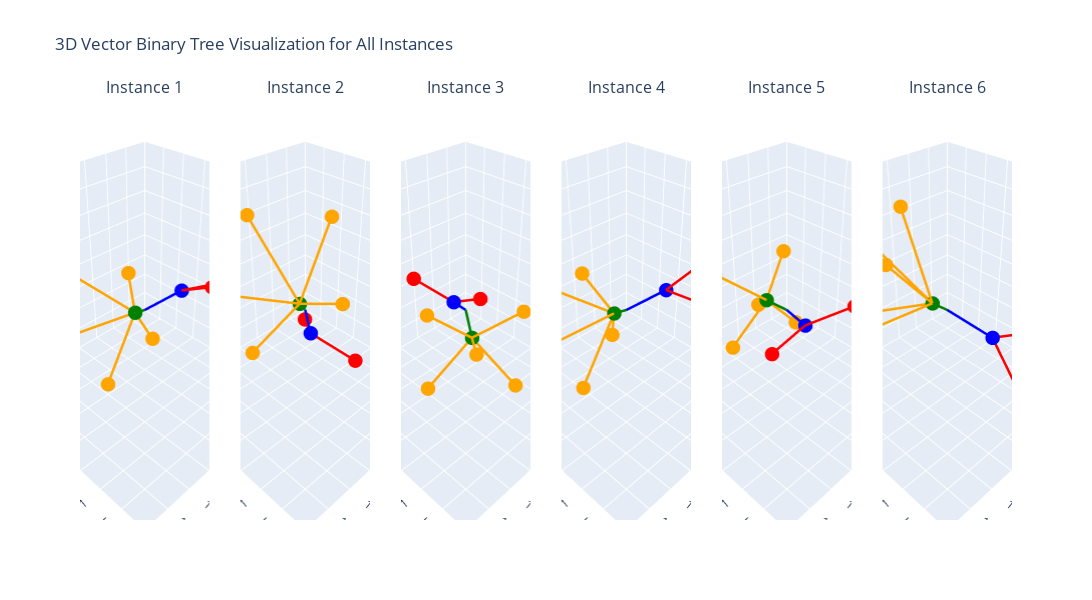

Here is the notebook cell this chart was saved with:
### Code cell
import plotly.graph_objs as go
from plotly.subplots import make_subplots
import numpy as np

W_3d_np = model_unique_3_5_level.W.detach().cpu().numpy()
tree_list = unique_tree.to_list()

# Create a figure with subplots
fig = make_subplots(rows=1, cols=6, specs=[[{'type': 'scene'}]*6],
                    subplot_titles=[f'Instance {i+1}' for i in range(6)])

# Define colors for each level of the tree
colors = ['blue', 'green', 'red', 'orange']

# Function to add a vector to the plot
def add_vector(fig, row, col, start, end, name, color):
    fig.add_trace(go.Scatter3d(
        x=[start[0], end[0]],
        y=[start[1], end[1]],
        z=[start[2], end[2]],
        mode='lines',
        name=name,
        line=dict(width=5, color=color)
    ), row=row, col=col)
    fig.add_trace(go.Scatter3d(
        x=[end[0]],
        y=[end[1]],
        z=[end[2]],
        mode='markers',
        name=f'{name} end',
        marker=dict(size=5, color=color)
    ), row=row, col=col)

# Plot for each instance
for instance in range(6):
    # Plot level 1 (parent nodes)
    for i in ["0", "1"]:
        start = np.zeros(3)
        end = W_3d_np[instance, :, tree_list.index(i)]
        add_vector(fig, 1, instance+1, start, end, f'Vector {i}', colors[int(i)])

    # Plot level 2 (children of node 0)
    parent = W_3d_np[instance, :, tree_list.index("0")]
    for i in ["0.0", "0.1"]:
        start = parent
        end = parent + W_3d_np[instance, :, tree_list.index(i)]
        add_vector(fig, 1, instance+1, start, end, f'Vector {i}', colors[2])

    # Plot level 3 (children of node 1)
    parent = W_3d_np[instance, :, tree_list.index("1")]
    for i in ["1.0", "1.1", "1.2", "1.3", "1.4"]:
        start = parent
        end = parent + W_3d_np[instance, :, tree_list.index(i)]
        add_vector(fig, 1, instance+1, start, end, f'Vector {i}', colors[3])

    # Set layout for each subplot
    fig.update_scenes(
        xaxis_range=[-2, 2], yaxis_range=[-2, 2], zaxis_range=[-2, 2],
        aspectmode='cube',
        xaxis_title='X', yaxis_title='Y', zaxis_title='Z',
        row=1, col=instance+1
    )

# Update overall layout
fig.update_layout(
    title='3D Vector Binary Tree Visualization for All Instances',
    height=600, width=3600,  # Increased width to accommodate all plots
    showlegend=False,  # Hide legend to save space
)

# Show the plot
fig.show()

### Figure 1 — Plotly figure (JSON) as saved in the notebook; plotly's stock layout.template omitted (floating-point values rounded to 4 significant figures)
{"data": [{"line": {"color": "blue", "width": 5}, "mode": "lines", "name": "Vector 0", "scene": "scene", "type": "scatter3d", "x": [0, -0.1527], "y": [0, 0.664], "z": [0, 0.6323]}, {"marker": {"color": "blue", "size": 5}, "mode": "markers", "name": "Vector 0 end", "scene": "scene", "type": "scatter3d", "x": [-0.1527], "y": [0.664], "z": [0.6323]}, {"line": {"color": "green", "width": 5}, "mode": "lines", "name": "Vector 1", "scene": "scene", "type": "scatter3d", "x": [0, 0.0007296], "y": [0, -0.2392], "z": [0, -0.1756]}, {"marker": {"color": "green", "size": 5}, "mode": "markers", "name": "Vector 1 end", "scene": "scene", "type": "scatter3d", "x": [0.0007296], "y": [-0.2392], "z": [-0.1756]}, {"line": {"color": "red", "width": 5}, "mode": "lines", "name": "Vector 0.0", "scene": "scene", "type": "scatter3d", "x": [-0.1527, -0.9987], "y": [0.664, 1.671], "z": [0.6323, 1.015]}, {"marker": {"color": "red", "size": 5}, "mode": "markers", "name": "Vector 0.0 end", "scene": "scene", "type": "scatter3d", "x": [-0.9987], "y": [1.671], "z": [1.015]}, {"line": {"color": "red", "width": 5}, "mode": "lines", "name": "Vector 0.1", "scene": "scene", "type": "scatter3d", "x": [-0.1527, 0.3901], "y": [0.664, 1.638], "z": [0.6323, 1.384]}, {"marker": {"color": "red", "size": 5}, "mode": "markers", "name": "Vector 0.1 end", "scene": "scene", "type": "scatter3d", "x": [0.3901], "y": [1.638], "z": [1.384]}, {"line": {"color": "orange", "width": 5}, "mode": "lines", "name": "Vector 1.0", "scene": "scene", "type": "scatter3d", "x": [0.0007296, -1.035], "y": [-0.2392, -1.51], "z": [-0.1756, -0.3479]}, {"marker": {"color": "orange", "size": 5}, "mode": "markers", "name": "Vector 1.0 end", "scene": "scene", "type": "scatter3d", "x": [-1.035], "y": [-1.51], "z": [-0.3479]}, {"line": {"color": "orange", "width": 5}, "mode": "lines", "name": "Vector 1.1", "scene": "scene", "type": "scatter3d", "x": [0.0007296, 1.203], "y": [-0.2392, -1.217], "z": [-0.1756, -0.7387]}, {"marker": {"color": "orange", "size": 5}, "mode": "markers", "name": "Vector 1.1 end", "scene": "scene", "type": "scatter3d", "x": [1.203], "y": [-1.217], "z": [-0.7387]}, {"line": {"color": "orange", "width": 5}, "mode": "lines", "name": "Vector 1.2", "scene": "scene", "type": "scatter3d", "x": [0.0007296, 0.4972], "y": [-0.2392, -0.4929], "z": [-0.1756, -1.727]}, {"marker": {"color": "orange", "size": 5}, "mode": "markers", "name": "Vector 1.2 end", "scene": "scene", "type": "scatter3d", "x": [0.4972], "y": [-0.4929], "z": [-1.727]}, {"line": {"color": "orange", "width": 5}, "mode": "lines", "name": "Vector 1.3", "scene": "scene", "type": "scatter3d", "x": [0.0007296, -0.8875], "y": [-0.2392, -0.6657], "z": [-0.1756, -1.498]}, {"marker": {"color": "orange", "size": 5}, "mode": "markers", "name": "Vector 1.3 end", "scene": "scene", "type": "scatter3d", "x": [-0.8875], "y": [-0.6657], "z": [-1.498]}, {"line": {"color": "orange", "width": 5}, "mode": "lines", "name": "Vector 1.4", "scene": "scene", "type": "scatter3d", "x": [0.0007296, 0.2608], "y": [-0.2392, -1.842], "z": [-0.1756, 0.1098]}, {"marker": {"color": "orange", "size": 5}, "mode": "markers", "name": "Vector 1.4 end", "scene": "scene", "type": "scatter3d", "x": [0.2608], "y": [-1.842], "z": [0.1098]}, {"line": {"color": "blue", "width": 5}, "mode": "lines", "name": "Vector 0", "scene": "scene2", "type": "scatter3d", "x": [0, -0.4005], "y": [0, -0.2619], "z": [0, -0.8654]}, {"marker": {"color": "blue", "size": 5}, "mode": "markers", "name": "Vector 0 end", "scene": "scene2", "type": "scatter3d", "x": [-0.4005], "y": [-0.2619], "z": [-0.8654]}, {"line": {"color": "green", "width": 5}, "mode": "lines", "name": "Vector 1", "scene": "scene2", "type": "scatter3d", "x": [0, 0.1682], "y": [0, 0.03545], "z": [0, 0.2291]}, {"marker": {"color": "green", "size": 5}, "mode": "markers", "name": "Vector 1 end", "scene": "scene2", "type": "scatter3d", "x": [0.1682], "y": [0.03545], "z": [0.2291]}, {"line": {"color": "red", "width": 5}, "mode": "lines", "name": "Vector 0.0", "scene": "scene2", "type": "scatter3d", "x": [-0.4005, -1.216], "y": [-0.2619, -1.235], "z": [-0.8654, -1.471]}, {"marker": {"color": "red", "size": 5}, "mode": "markers", "name": "Vector 0.0 end", "scene": "scene2", "type": "scatter3d", "x": [-1.216], "y": [-1.235], "z": [-1.471]}, {"line": {"color": "red", "width": 5}, "mode": "lines", "name": "Vector 0.1", "scene": "scene2", "type": "scatter3d", "x": [-0.4005, -1.299], "y": [-0.2619, 0.1408], "z": [-0.8654, -1.849]}, {"marker": {"color": "red", "size": 5}, "mode": "markers", "name": "Vector 0.1 end", "scene": "scene2", "type": "scatter3d", "x": [-1.299], "y": [0.1408], "z": [-1.849]}, {"line": {"color": "orange", "width": 5}, "mode": "lines", "name": "Vector 1.0", "scene": "scene2", "type": "scatter3d", "x": [0.1682, 1.701], "y": [0.03545, 0.6686], "z": [0.2291, 0.4583]}, {"marker": {"color": "orange", "size": 5}, "mode": "markers", "name": "Vector 1.0 end", "scene": "scene2", "type": "scatter3d", "x": [1.701], "y": [0.6686], "z": [0.4583]}, {"line": {"color": "orange", "width": 5}, "mode": "lines", "name": "Vector 1.1", "scene": "scene2", "type": "scatter3d", "x": [0.1682, 1.57], "y": [0.03545, -0.7052], "z": [0.2291, 0.7672]}, {"marker": {"color": "orange", "size": 5}, "mode": "markers", "name": "Vector 1.1 end", "scene": "scene2", "type": "scatter3d", "x": [1.57], "y": [-0.7052], "z": [0.7672]}, {"line": {"color": "orange", "width": 5}, "mode": "lines", "name": "Vector 1.2", "scene": "scene2", "type": "scatter3d", "x": [0.1682, -0.1173], "y": [0.03545, 0.4286], "z": [0.2291, 1.83]}, {"marker": {"color": "orange", "size": 5}, "mode": "markers", "name": "Vector 1.2 end", "scene": "scene2", "type": "scatter3d", "x": [-0.1173], "y": [0.4286], "z": [1.83]}, {"line": {"color": "orange", "width": 5}, "mode": "lines", "name": "Vector 1.3", "scene": "scene2", "type": "scatter3d", "x": [0.1682, 0.4396], "y": [0.03545, -0.8543], "z": [0.2291, 1.62]}, {"marker": {"color": "orange", "size": 5}, "mode": "markers", "name": "Vector 1.3 end", "scene": "scene2", "type": "scatter3d", "x": [0.4396], "y": [-0.8543], "z": [1.62]}, {"line": {"color": "orange", "width": 5}, "mode": "lines", "name": "Vector 1.4", "scene": "scene2", "type": "scatter3d", "x": [0.1682, 0.6605], "y": [0.03545, 1.368], "z": [0.2291, 1.114]}, {"marker": {"color": "orange", "size": 5}, "mode": "markers", "name": "Vector 1.4 end", "scene": "scene2", "type": "scatter3d", "x": [0.6605], "y": [1.368], "z": [1.114]}, {"line": {"color": "blue", "width": 5}, "mode": "lines", "name": "Vector 0", "scene": "scene3", "type": "scatter3d", "x": [0, -0.2583], "y": [0, -0.5739], "z": [0, -0.2386]}, {"marker": {"color": "blue", "size": 5}, "mode": "markers", "name": "Vector 0 end", "scene": "scene3", "type": "scatter3d", "x": [-0.2583], "y": [-0.5739], "z": [-0.2386]}, {"line": {"color": "green", "width": 5}, "mode": "lines", "name": "Vector 1", "scene": "scene3", "type": "scatter3d", "x": [0, 0.4629], "y": [0, 0.6012], "z": [0, -0.008151]}, {"marker": {"color": "green", "size": 5}, "mode": "markers", "name": "Vector 1 end", "scene": "scene3", "type": "scatter3d", "x": [0.4629], "y": [0.6012], "z": [-0.008151]}, {"line": {"color": "red", "width": 5}, "mode": "lines", "name": "Vector 0.0", "scene": "scene3", "type": "scatter3d", "x": [-0.2583, -0.01725], "y": [-0.5739, -1.392], "z": [-0.2386, 0.01238]}, {"marker": {"color": "red", "size": 5}, "mode": "markers", "name": "Vector 0.0 end", "scene": "scene3", "type": "scatter3d", "x": [-0.01725], "y": [-1.392], "z": [0.01238]}, {"line": {"color": "red", "width": 5}, "mode": "lines", "name": "Vector 0.1", "scene": "scene3", "type": "scatter3d", "x": [-0.2583, -1.067], "y": [-0.5739, -0.6662], "z": [-0.2386, -0.5974]}, {"marker": {"color": "red", "size": 5}, "mode": "markers", "name": "Vector 0.1 end", "scene": "scene3", "type": "scatter3d", "x": [-1.067], "y": [-0.6662], "z": [-0.5974]}, {"line": {"color": "orange", "width": 5}, "mode": "lines", "name": "Vector 1.0", "scene": "scene3", "type": "scatter3d", "x": [0.4629, 0.07635], "y": [0.6012, 1.234], "z": [-0.008151, -0.8743]}, {"marker": {"color": "orange", "size": 5}, "mode": "markers", "name": "Vector 1.0 end", "scene": "scene3", "type": "scatter3d", "x": [0.07635], "y": [1.234], "z": [-0.8743]}, {"line": {"color": "orange", "width": 5}, "mode": "lines", "name": "Vector 1.1", "scene": "scene3", "type": "scatter3d", "x": [0.4629, 1.22], "y": [0.6012, 0.3549], "z": [-0.008151, -0.767]}, {"marker": {"color": "orange", "size": 5}, "mode": "markers", "name": "Vector 1.1 end", "scene": "scene3", "type": "scatter3d", "x": [1.22], "y": [0.3549], "z": [-0.767]}, {"line": {"color": "orange", "width": 5}, "mode": "lines", "name": "Vector 1.2", "scene": "scene3", "type": "scatter3d", "x": [0.4629, 0.05756], "y": [0.6012, 1.269], "z": [-0.008151, 0.6342]}, {"marker": {"color": "orange", "size": 5}, "mode": "markers", "name": "Vector 1.2 end", "scene": "scene3", "type": "scatter3d", "x": [0.05756], "y": [1.269], "z": [0.6342]}, {"line": {"color": "orange", "width": 5}, "mode": "lines", "name": "Vector 1.3", "scene": "scene3", "type": "scatter3d", "x": [0.4629, 0.6052], "y": [0.6012, 0.8367], "z": [-0.008151, -0.128]}, {"marker": {"color": "orange", "size": 5}, "mode": "markers", "name": "Vector 1.3 end", "scene": "scene3", "type": "scatter3d", "x": [0.6052], "y": [0.8367], "z": [-0.128]}, {"line": {"color": "orange", "width": 5}, "mode": "lines", "name": "Vector 1.4", "scene": "scene3", "type": "scatter3d", "x": [0.4629, 1.191], "y": [0.6012, 0.3967], "z": [-0.008151, 0.6991]}, {"marker": {"color": "orange", "size": 5}, "mode": "markers", "name": "Vector 1.4 end", "scene": "scene3", "type": "scatter3d", "x": [1.191], "y": [0.3967], "z": [0.6991]}, {"line": {"color": "blue", "width": 5}, "mode": "lines", "name": "Vector 0", "scene": "scene4", "type": "scatter3d", "x": [0, -0.1252], "y": [0, 0.7458], "z": [0, 0.6916]}, {"marker": {"color": "blue", "size": 5}, "mode": "markers", "name": "Vector 0 end", "scene": "scene4", "type": "scatter3d", "x": [-0.1252], "y": [0.7458], "z": [0.6916]}, {"line": {"color": "green", "width": 5}, "mode": "lines", "name": "Vector 1", "scene": "scene4", "type": "scatter3d", "x": [0, 0.06736], "y": [0, -0.2339], "z": [0, -0.1548]}, {"marker": {"color": "green", "size": 5}, "mode": "markers", "name": "Vector 1 end", "scene": "scene4", "type": "scatter3d", "x": [0.06736], "y": [-0.2339], "z": [-0.1548]}, {"line": {"color": "red", "width": 5}, "mode": "lines", "name": "Vector 0.0", "scene": "scene4", "type": "scatter3d", "x": [-0.1252, -0.9292], "y": [0.7458, 1.296], "z": [0.6916, 1.446]}, {"marker": {"color": "red", "size": 5}, "mode": "markers", "name": "Vector 0.0 end", "scene": "scene4", "type": "scatter3d", "x": [-0.9292], "y": [1.296], "z": [1.446]}, {"line": {"color": "red", "width": 5}, "mode": "lines", "name": "Vector 0.1", "scene": "scene4", "type": "scatter3d", "x": [-0.1252, 0.3874], "y": [0.7458, 1.756], "z": [0.6916, 1.189]}, {"marker": {"color": "red", "size": 5}, "mode": "markers", "name": "Vector 0.1 end", "scene": "scene4", "type": "scatter3d", "x": [0.3874], "y": [1.756], "z": [1.189]}, {"line": {"color": "orange", "width": 5}, "mode": "lines", "name": "Vector 1.0", "scene": "scene4", "type": "scatter3d", "x": [0.06736, -0.5567], "y": [-0.2339, -1.815], "z": [-0.1548, -0.2852]}, {"marker": {"color": "orange", "size": 5}, "mode": "markers", "name": "Vector 1.0 end", "scene": "scene4", "type": "scatter3d", "x": [-0.5567], "y": [-1.815], "z": [-0.2852]}, {"line": {"color": "orange", "width": 5}, "mode": "lines", "name": "Vector 1.1", "scene": "scene4", "type": "scatter3d", "x": [0.06736, 0.6398], "y": [-0.2339, -0.5096], "z": [-0.1548, -1.737]}, {"marker": {"color": "orange", "size": 5}, "mode": "markers", "name": "Vector 1.1 end", "scene": "scene4", "type": "scatter3d", "x": [0.6398], "y": [-0.5096], "z": [-1.737]}, {"line": {"color": "orange", "width": 5}, "mode": "lines", "name": "Vector 1.2", "scene": "scene4", "type": "scatter3d", "x": [0.06736, 0.7767], "y": [-0.2339, -1.744], "z": [-0.1548, 0.1872]}, {"marker": {"color": "orange", "size": 5}, "mode": "markers", "name": "Vector 1.2 end", "scene": "scene4", "type": "scatter3d", "x": [0.7767], "y": [-1.744], "z": [0.1872]}, {"line": {"color": "orange", "width": 5}, "mode": "lines", "name": "Vector 1.3", "scene": "scene4", "type": "scatter3d", "x": [0.06736, 1.517], "y": [-0.2339, -0.9358], "z": [-0.1548, -0.7119]}, {"marker": {"color": "orange", "size": 5}, "mode": "markers", "name": "Vector 1.3 end", "scene": "scene4", "type": "scatter3d", "x": [1.517], "y": [-0.9358], "z": [-0.7119]}, {"line": {"color": "orange", "width": 5}, "mode": "lines", "name": "Vector 1.4", "scene": "scene4", "type": "scatter3d", "x": [0.06736, -0.639], "y": [-0.2339, -1.053], "z": [-0.1548, -1.473]}, {"marker": {"color": "orange", "size": 5}, "mode": "markers", "name": "Vector 1.4 end", "scene": "scene4", "type": "scatter3d", "x": [-0.639], "y": [-1.053], "z": [-1.473]}, {"line": {"color": "blue", "width": 5}, "mode": "lines", "name": "Vector 0", "scene": "scene5", "type": "scatter3d", "x": [0, 0.2447], "y": [0, 0.6556], "z": [0, 0.1494]}, {"marker": {"color": "blue", "size": 5}, "mode": "markers", "name": "Vector 0 end", "scene": "scene5", "type": "scatter3d", "x": [0.2447], "y": [0.6556], "z": [0.1494]}, {"line": {"color": "green", "width": 5}, "mode": "lines", "name": "Vector 1", "scene": "scene5", "type": "scatter3d", "x": [0, -0.1397], "y": [0, -0.6605], "z": [0, -0.1784]}, {"marker": {"color": "green", "size": 5}, "mode": "markers", "name": "Vector 1 end", "scene": "scene5", "type": "scatter3d", "x": [-0.1397], "y": [-0.6605], "z": [-0.1784]}, {"line": {"color": "red", "width": 5}, "mode": "lines", "name": "Vector 0.0", "scene": "scene5", "type": "scatter3d", "x": [0.2447, 1.154], "y": [0.6556, 0.8481], "z": [0.1494, 0.2168]}, {"marker": {"color": "red", "size": 5}, "mode": "markers", "name": "Vector 0.0 end", "scene": "scene5", "type": "scatter3d", "x": [1.154], "y": [0.8481], "z": [0.2168]}, {"line": {"color": "red", "width": 5}, "mode": "lines", "name": "Vector 0.1", "scene": "scene5", "type": "scatter3d", "x": [0.2447, -0.1845], "y": [0.6556, 1.259], "z": [0.1494, 0.6055]}, {"marker": {"color": "red", "size": 5}, "mode": "markers", "name": "Vector 0.1 end", "scene": "scene5", "type": "scatter3d", "x": [-0.1845], "y": [1.259], "z": [0.6055]}, {"line": {"color": "orange", "width": 5}, "mode": "lines", "name": "Vector 1.0", "scene": "scene5", "type": "scatter3d", "x": [-0.1397, -0.1712], "y": [-0.6605, -0.9301], "z": [-0.1784, -0.4259]}, {"marker": {"color": "orange", "size": 5}, "mode": "markers", "name": "Vector 1.0 end", "scene": "scene5", "type": "scatter3d", "x": [-0.1712], "y": [-0.9301], "z": [-0.4259]}, {"line": {"color": "orange", "width": 5}, "mode": "lines", "name": "Vector 1.1", "scene": "scene5", "type": "scatter3d", "x": [-0.1397, -0.9075], "y": [-0.6605, -0.9985], "z": [-0.1784, 0.4037]}, {"marker": {"color": "orange", "size": 5}, "mode": "markers", "name": "Vector 1.1 end", "scene": "scene5", "type": "scatter3d", "x": [-0.9075], "y": [-0.9985], "z": [0.4037]}, {"line": {"color": "orange", "width": 5}, "mode": "lines", "name": "Vector 1.2", "scene": "scene5", "type": "scatter3d", "x": [-0.1397, 0.4955], "y": [-0.6605, -1.286], "z": [-0.1784, 0.3695]}, {"marker": {"color": "orange", "size": 5}, "mode": "markers", "name": "Vector 1.2 end", "scene": "scene5", "type": "scatter3d", "x": [0.4955], "y": [-1.286], "z": [0.3695]}, {"line": {"color": "orange", "width": 5}, "mode": "lines", "name": "Vector 1.3", "scene": "scene5", "type": "scatter3d", "x": [-0.1397, 0.5206], "y": [-0.6605, -0.9069], "z": [-0.1784, -1.053]}, {"marker": {"color": "orange", "size": 5}, "mode": "markers", "name": "Vector 1.3 end", "scene": "scene5", "type": "scatter3d", "x": [0.5206], "y": [-0.9069], "z": [-1.053]}, {"line": {"color": "orange", "width": 5}, "mode": "lines", "name": "Vector 1.4", "scene": "scene5", "type": "scatter3d", "x": [-0.1397, -0.8656], "y": [-0.6605, -0.6179], "z": [-0.1784, -1.038]}, {"marker": {"color": "orange", "size": 5}, "mode": "markers", "name": "Vector 1.4 end", "scene": "scene5", "type": "scatter3d", "x": [-0.8656], "y": [-0.6179], "z": [-1.038]}, {"line": {"color": "blue", "width": 5}, "mode": "lines", "name": "Vector 0", "scene": "scene6", "type": "scatter3d", "x": [0, -0.5937], "y": [0, 0.5411], "z": [0, -0.6337]}, {"marker": {"color": "blue", "size": 5}, "mode": "markers", "name": "Vector 0 end", "scene": "scene6", "type": "scatter3d", "x": [-0.5937], "y": [0.5411], "z": [-0.6337]}, {"line": {"color": "green", "width": 5}, "mode": "lines", "name": "Vector 1", "scene": "scene6", "type": "scatter3d", "x": [0, 0.1826], "y": [0, -0.1737], "z": [0, 0.1431]}, {"marker": {"color": "green", "size": 5}, "mode": "markers", "name": "Vector 1 end", "scene": "scene6", "type": "scatter3d", "x": [0.1826], "y": [-0.1737], "z": [0.1431]}, {"line": {"color": "red", "width": 5}, "mode": "lines", "name": "Vector 0.0", "scene": "scene6", "type": "scatter3d", "x": [-0.5937, -1.755], "y": [0.5411, 0.9706], "z": [-0.6337, -0.8598]}, {"marker": {"color": "red", "size": 5}, "mode": "markers", "name": "Vector 0.0 end", "scene": "scene6", "type": "scatter3d", "x": [-1.755], "y": [0.9706], "z": [-0.8598]}, {"line": {"color": "red", "width": 5}, "mode": "lines", "name": "Vector 0.1", "scene": "scene6", "type": "scatter3d", "x": [-0.5937, -0.6175], "y": [0.5411, 1.305], "z": [-0.6337, -1.639]}, {"marker": {"color": "red", "size": 5}, "mode": "markers", "name": "Vector 0.1 end", "scene": "scene6", "type": "scatter3d", "x": [-0.6175], "y": [1.305], "z": [-1.639]}, {"line": {"color": "orange", "width": 5}, "mode": "lines", "name": "Vector 1.0", "scene": "scene6", "type": "scatter3d", "x": [0.1826, 1.167], "y": [-0.1737, -1.468], "z": [0.1431, -0.2946]}, {"marker": {"color": "orange", "size": 5}, "mode": "markers", "name": "Vector 1.0 end", "scene": "scene6", "type": "scatter3d", "x": [1.167], "y": [-1.468], "z": [-0.2946]}, {"line": {"color": "orange", "width": 5}, "mode": "lines", "name": "Vector 1.1", "scene": "scene6", "type": "scatter3d", "x": [0.1826, 1.861], "y": [-0.1737, -0.3295], "z": [0.1431, 0.2007]}, {"marker": {"color": "orange", "size": 5}, "mode": "markers", "name": "Vector 1.1 end", "scene": "scene6", "type": "scatter3d", "x": [1.861], "y": [-0.3295], "z": [0.2007]}, {"line": {"color": "orange", "width": 5}, "mode": "lines", "name": "Vector 1.2", "scene": "scene6", "type": "scatter3d", "x": [0.1826, 0.1381], "y": [-0.1737, -1.789], "z": [0.1431, 0.6275]}, {"marker": {"color": "orange", "size": 5}, "mode": "markers", "name": "Vector 1.2 end", "scene": "scene6", "type": "scatter3d", "x": [0.1381], "y": [-1.789], "z": [0.6275]}, {"line": {"color": "orange", "width": 5}, "mode": "lines", "name": "Vector 1.3", "scene": "scene6", "type": "scatter3d", "x": [0.1826, 1.258], "y": [-0.1737, 0.04481], "z": [0.1431, 1.424]}, {"marker": {"color": "orange", "size": 5}, "mode": "markers", "name": "Vector 1.3 end", "scene": "scene6", "type": "scatter3d", "x": [1.258], "y": [0.04481], "z": [1.424]}, {"line": {"color": "orange", "width": 5}, "mode": "lines", "name": "Vector 1.4", "scene": "scene6", "type": "scatter3d", "x": [0.1826, 0.1985], "y": [-0.1737, -0.8538], "z": [0.1431, 1.687]}, {"marker": {"color": "orange", "size": 5}, "mode": "markers", "name": "Vector 1.4 end", "scene": "scene6", "type": "scatter3d", "x": [0.1985], "y": [-0.8538], "z": [1.687]}], "layout": {"annotations": [{"font": {"size": 16}, "showarrow": false, "text": "Instance 1", "x": 0.06944, "xanchor": "center", "xref": "paper", "y": 1, "yanchor": "bottom", "yref": "paper"}, {"font": {"size": 16}, "showarrow": false, "text": "Instance 2", "x": 0.2417, "xanchor": "center", "xref": "paper", "y": 1, "yanchor": "bottom", "yref": "paper"}, {"font": {"size": 16}, "showarrow": false, "text": "Instance 3", "x": 0.4139, "xanchor": "center", "xref": "paper", "y": 1, "yanchor": "bottom", "yref": "paper"}, {"font": {"size": 16}, "showarrow": false, "text": "Instance 4", "x": 0.5861, "xanchor": "center", "xref": "paper", "y": 1, "yanchor": "bottom", "yref": "paper"}, {"font": {"size": 16}, "showarrow": false, "text": "Instance 5", "x": 0.7583, "xanchor": "center", "xref": "paper", "y": 1, "yanchor": "bottom", "yref": "paper"}, {"font": {"size": 16}, "showarrow": false, "text": "Instance 6", "x": 0.9306, "xanchor": "center", "xref": "paper", "y": 1, "yanchor": "bottom", "yref": "paper"}], "height": 600, "scene": {"aspectmode": "cube", "domain": {"x": [0, 0.1389], "y": [0, 1]}, "xaxis": {"range": [-2, 2], "title": {"text": "X"}}, "yaxis": {"range": [-2, 2], "title": {"text": "Y"}}, "zaxis": {"range": [-2, 2], "title": {"text": "Z"}}}, "scene2": {"aspectmode": "cube", "domain": {"x": [0.1722, 0.3111], "y": [0, 1]}, "xaxis": {"range": [-2, 2], "title": {"text": "X"}}, "yaxis": {"range": [-2, 2], "title": {"text": "Y"}}, "zaxis": {"range": [-2, 2], "title": {"text": "Z"}}}, "scene3": {"aspectmode": "cube", "domain": {"x": [0.3444, 0.4833], "y": [0, 1]}, "xaxis": {"range": [-2, 2], "title": {"text": "X"}}, "yaxis": {"range": [-2, 2], "title": {"text": "Y"}}, "zaxis": {"range": [-2, 2], "title": {"text": "Z"}}}, "scene4": {"aspectmode": "cube", "domain": {"x": [0.5167, 0.6556], "y": [0, 1]}, "xaxis": {"range": [-2, 2], "title": {"text": "X"}}, "yaxis": {"range": [-2, 2], "title": {"text": "Y"}}, "zaxis": {"range": [-2, 2], "title": {"text": "Z"}}}, "scene5": {"aspectmode": "cube", "domain": {"x": [0.6889, 0.8278], "y": [0, 1]}, "xaxis": {"range": [-2, 2], "title": {"text": "X"}}, "yaxis": {"range": [-2, 2], "title": {"text": "Y"}}, "zaxis": {"range": [-2, 2], "title": {"text": "Z"}}}, "scene6": {"aspectmode": "cube", "domain": {"x": [0.8611, 1], "y": [0, 1]}, "xaxis": {"range": [-2, 2], "title": {"text": "X"}}, "yaxis": {"range": [-2, 2], "title": {"text": "Y"}}, "zaxis": {"range": [-2, 2], "title": {"text": "Z"}}}, "showlegend": false, "title": {"text": "3D Vector Binary Tree Visualization for All Instances"}, "width": 3600}}
